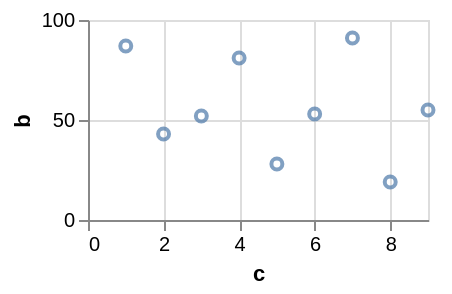

The Vega-Lite source for this figure:
### Vega specification from a JSON file in a GitHub repository (floating-point values rounded to 4 significant figures)
{"$schema": "https://vega.github.io/schema/vega/v6.json", "background": "white", "padding": 5, "width": 170, "height": 100, "style": "cell", "data": [{"name": "source_0", "values": [{"a": "A", "b": 28, "c": 5, "g": "x"}, {"a": "B", "b": 55, "c": 9, "g": "y"}, {"a": "C", "b": 43, "c": 2, "g": "x"}, {"a": "D", "b": 91, "c": 7, "g": "y"}, {"a": "E", "b": 81, "c": 4, "g": "x"}, {"a": "F", "b": 53, "c": 6, "g": "y"}, {"a": "G", "b": 19, "c": 8, "g": "x"}, {"a": "H", "b": 87, "c": 1, "g": "y"}, {"a": "I", "b": 52, "c": 3, "g": "x"}]}, {"name": "data_0", "source": "source_0", "transform": [{"type": "filter", "expr": "isValid(datum[\"c\"]) && isFinite(+datum[\"c\"]) && isValid(datum[\"b\"]) && isFinite(+datum[\"b\"])"}]}], "marks": [{"name": "marks", "type": "symbol", "style": ["point"], "from": {"data": "data_0"}, "encode": {"update": {"opacity": {"value": 0.7}, "fill": {"value": "transparent"}, "stroke": {"value": "#4c78a8"}, "ariaRoleDescription": {"value": "point"}, "description": {"signal": "\"c: \" + (format(datum[\"c\"], \"\")) + \"; b: \" + (format(datum[\"b\"], \"\"))"}, "x": {"scale": "x", "field": "c"}, "y": {"scale": "y", "field": "b"}}}}], "scales": [{"name": "x", "type": "linear", "domain": {"data": "data_0", "field": "c"}, "range": [0, {"signal": "width"}], "nice": true, "zero": true}, {"name": "y", "type": "linear", "domain": {"data": "data_0", "field": "b"}, "range": [{"signal": "height"}, 0], "nice": true, "zero": true}], "axes": [{"scale": "x", "orient": "bottom", "gridScale": "y", "grid": true, "tickCount": {"signal": "ceil(width/40)"}, "domain": false, "labels": false, "aria": false, "maxExtent": 0, "minExtent": 0, "ticks": false, "zindex": 0}, {"scale": "y", "orient": "left", "gridScale": "x", "grid": true, "tickCount": {"signal": "ceil(height/40)"}, "domain": false, "labels": false, "aria": false, "maxExtent": 0, "minExtent": 0, "ticks": false, "zindex": 0}, {"scale": "x", "orient": "bottom", "grid": false, "title": "c", "labelFlush": true, "labelOverlap": true, "tickCount": {"signal": "ceil(width/40)"}, "zindex": 0}, {"scale": "y", "orient": "left", "grid": false, "title": "b", "labelOverlap": true, "tickCount": {"signal": "ceil(height/40)"}, "zindex": 0}]}
